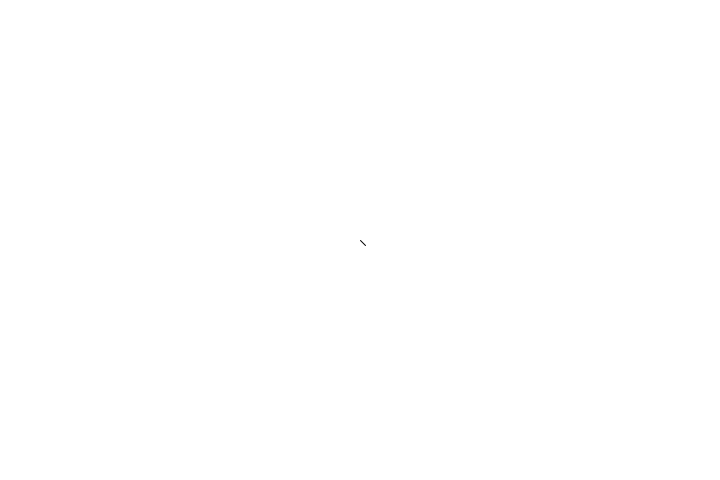
Frame 1 (no input)
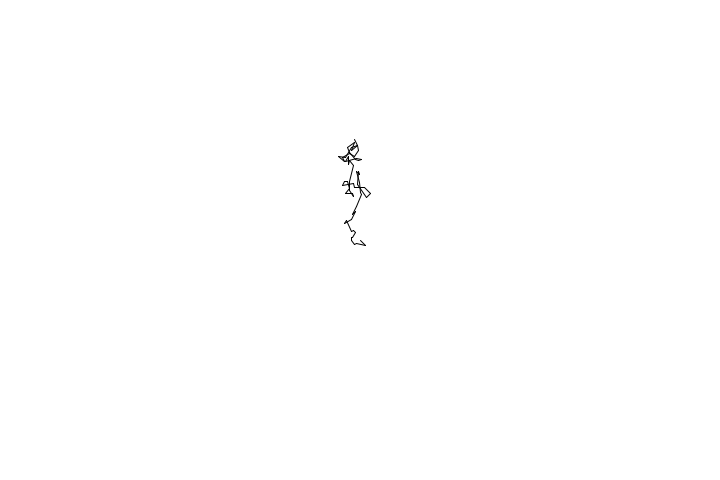
Frame 60 (the mouse pressed at the canvas centre just before this capture)
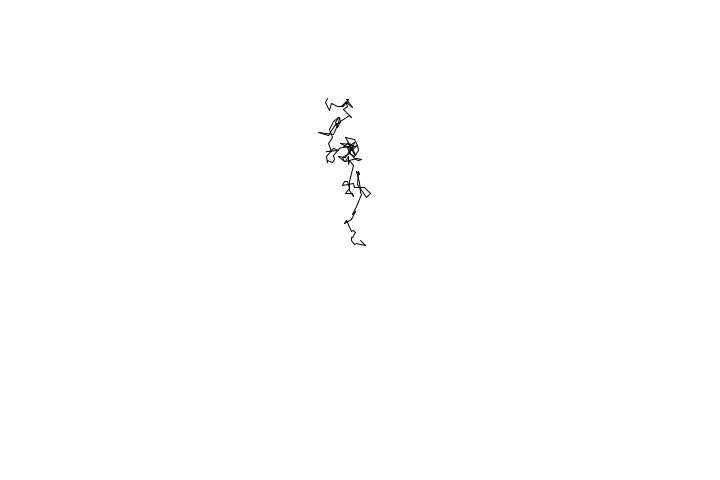
Frame 120 (the mouse held since frame 60 and released just before this capture)

The Processing sketch that drew these frames (run headless with seeded random() and noise(); from frame 60 on, the mouse is pressed at the canvas centre):

// Processing sketch: gaussianRandomWalker
// ── gaussianRandomWalker.pde

Walker w;

void setup(){
  size(720,480);
  w = new Walker();
  background(255);
}

void draw(){
  w.step();
  w.display();
  
}

// ── Walker.pde
import java.util.Random;

Random generator = new Random();

class Walker{
  int x; //object data
  int y; //object data
  int prevX;
  int prevY;

  
  Walker(){
    prevX = x = width/2;
    prevY = y = height/2;
  }
  
  void display(){
    if(x < 0){
      x += width;
      prevX = width;
    }
    else if(x > width){
      x -= width;
      prevX = 0;
    }
    if(y < 0){
      y += height;
      prevY = height;
    }
    else if(y > height){
      y -= height;
      prevY = 0;
    }
    
    stroke(0);
    line(x, y, prevX, prevY);
    prevX = x;
    prevY = y;
  }
  
  void step(){
    float sdX = 5;
    float sdY = 5;
    float meanX = 0;
    float meanY = 0;
    
    float stepX = (float) generator.nextGaussian() * sdX + meanX;
    float stepY = (float) generator.nextGaussian() * sdY + meanY;
    x += stepX;
    y += stepY;
  }
  
  
}
